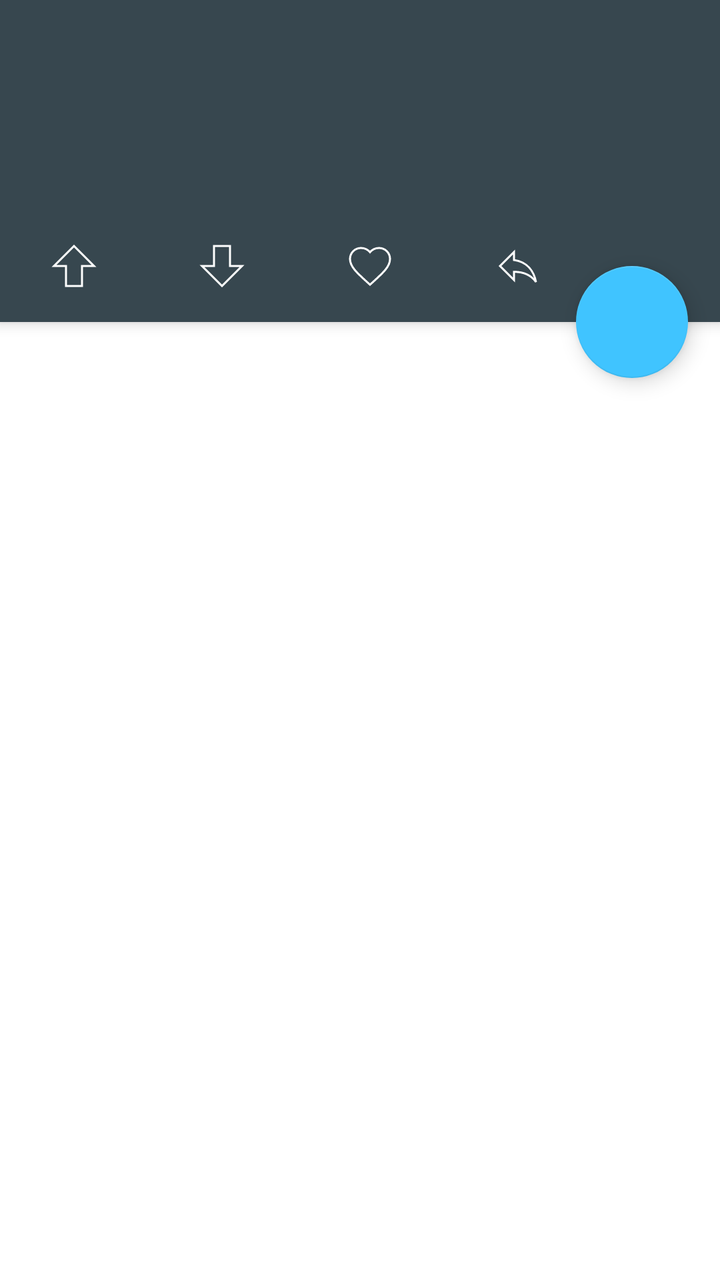
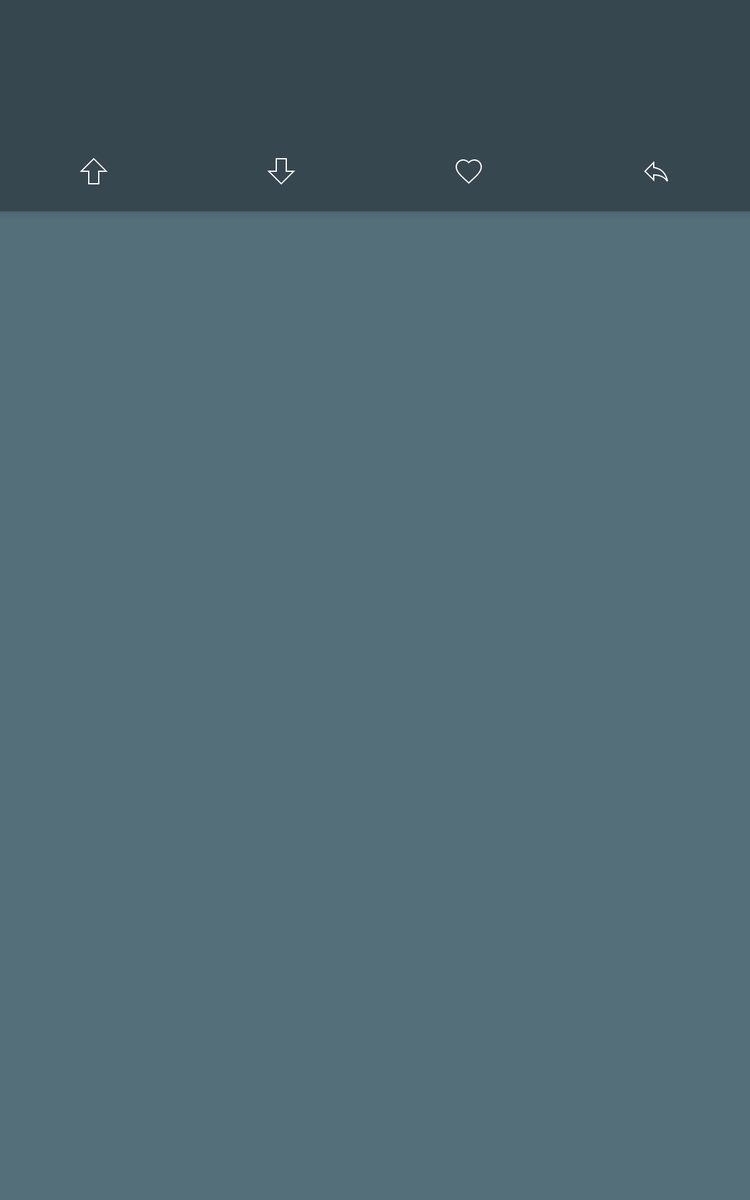

The same Android screen from two of the app's own layout files: first res/layout/ as a phone draws it, then the author's variant for another configuration, drawn on a device whose configuration selects that folder. Both files follow.
<!-- AndroidManifest.xml: activity theme AppTheme.NoActionBar -->
<!-- res/layout/activity_post_detail.xml -->
<?xml version="1.0" encoding="utf-8"?>
<android.support.v4.widget.DrawerLayout xmlns:android="http://schemas.android.com/apk/res/android"
    xmlns:app="http://schemas.android.com/apk/res-auto"
    android:id="@+id/drawer_layout"
    android:layout_width="match_parent"
    android:fitsSystemWindows="true"
    android:layout_height="match_parent">

    <android.support.design.widget.CoordinatorLayout xmlns:android="http://schemas.android.com/apk/res/android"
        xmlns:app="http://schemas.android.com/apk/res-auto"
        xmlns:tools="http://schemas.android.com/tools"
        android:id="@+id/main_content"
        android:layout_width="match_parent"
        android:layout_height="match_parent"
        tools:context="com.blongdev.sift.PostDetailActivity">

        <android.support.design.widget.AppBarLayout
            android:id="@+id/appbar"
            android:layout_width="match_parent"
            android:layout_height="wrap_content"
            android:fitsSystemWindows="true"
            android:theme="@style/AppTheme.AppBarOverlay">

            <android.support.v7.widget.Toolbar
                android:id="@+id/toolbar"
                android:layout_width="match_parent"
                android:layout_height="wrap_content"
                app:layout_scrollFlags="scroll"
                android:background="?attr/colorPrimary"
                app:popupTheme="@style/AppTheme.PopupOverlay">

                <include layout="@layout/post_detail"/>

            </android.support.v7.widget.Toolbar>

                <LinearLayout
                    android:orientation="horizontal"
                    android:layout_width="match_parent"
                    android:layout_height="?attr/actionBarSize"
                    android:paddingRight="64dp"
                    android:paddingEnd="64dp"
                    app:layout_collapseMode="pin"
                    android:gravity="center_vertical">

                    <ImageView
                        android:id="@+id/upvote"
                        android:layout_width="0dp"
                        android:layout_weight="1"
                        android:layout_height="wrap_content"
                        android:padding="8dp"
                        android:focusable="true"
                        android:background="@android:color/transparent"
                        android:src="@drawable/ic_up_arrow_white_24dp"
                        android:contentDescription="@string/upvote"
                        />

                    <ImageView
                        android:id="@+id/downvote"
                        android:layout_width="0dp"
                        android:layout_weight="1"
                        android:layout_height="wrap_content"
                        android:padding="8dp"
                        android:focusable="true"
                        android:background="@android:color/transparent"
                        android:src="@drawable/ic_down_arrow_white_24dp"
                        android:contentDescription="@string/downvote"
                        />

                    <ImageView
                        android:id="@+id/favorite"
                        android:layout_width="0dp"
                        android:layout_weight="1"
                        android:layout_height="wrap_content"
                        android:padding="8dp"
                        android:focusable="true"
                        android:background="@android:color/transparent"
                        android:src="@drawable/ic_favorite_outline_24dp"
                        android:contentDescription="@string/favorite"
                        />

                    <ImageView
                        android:id="@+id/reply"
                        android:layout_width="0dp"
                        android:layout_weight="1"
                        android:layout_height="wrap_content"
                        android:padding="8dp"
                        android:focusable="true"
                        android:background="@android:color/transparent"
                        android:contentDescription="@string/reply"
                        android:src="@drawable/ic_reply_24dp"
                        />

                </LinearLayout>

        </android.support.design.widget.AppBarLayout>

        <RelativeLayout
            android:layout_width="match_parent"
            android:layout_height="match_parent"
            android:background="@color/background"
            app:layout_behavior="@string/appbar_scrolling_view_behavior">

        <LinearLayout xmlns:android="http://schemas.android.com/apk/res/android"
            xmlns:tools="http://schemas.android.com/tools"
            android:layout_width="match_parent"
            android:layout_height="match_parent"
            android:paddingBottom="0dp"
            android:paddingLeft="0dp"
            android:paddingRight="0dp"
            android:paddingTop="0dp"
            android:orientation="vertical"
            android:clipToPadding="false"
            android:background="@color/background"
            tools:context="com.blongdev.sift.PostDetailActivity"
            android:layout_alignParentBottom="true"
            app:layout_behavior="@string/appbar_scrolling_view_behavior">

            <FrameLayout
                android:layout_width="match_parent"
                android:layout_height="match_parent">

                <FrameLayout android:id="@+id/post_detail_fragment"
                    android:layout_width="match_parent"
                    android:layout_height="match_parent"
                    android:layout_gravity="top"
                    android:animateLayoutChanges="true"
                    app:layout_behavior="@string/appbar_scrolling_view_behavior"
                    ></FrameLayout>

                <FrameLayout android:id="@+id/comments_fragment"
                    android:layout_width="match_parent"
                    android:layout_height="match_parent"
                    android:background="@android:color/white"
                    android:animateLayoutChanges="true"
                    app:layout_behavior="@string/appbar_scrolling_view_behavior"
                    ></FrameLayout>

            </FrameLayout>

        </LinearLayout>

            
                
                
                
                
                
                
                
                
                
            

        </RelativeLayout>



        <android.support.design.widget.FloatingActionButton
            android:id="@+id/fab"
            android:layout_width="wrap_content"
            android:layout_height="wrap_content"
            android:layout_margin="@dimen/fab_margin"
            app:layout_anchor="@id/appbar"
            app:layout_anchorGravity="bottom|end"
            android:contentDescription="@string/toggle_comments"
            android:focusable="true"
            android:src="@drawable/ic_forum_24dp" />

    </android.support.design.widget.CoordinatorLayout>

</android.support.v4.widget.DrawerLayout>
<!-- res/layout/post_detail.xml (included above) -->
<?xml version="1.0" encoding="utf-8"?>
<LinearLayout xmlns:android="http://schemas.android.com/apk/res/android"
    xmlns:app="http://schemas.android.com/apk/res-auto"
    android:orientation="vertical"
    android:layout_width="match_parent"
    android:layout_height="wrap_content"
    android:id="@+id/post_detail_layout"
    app:layout_scrollFlags="scroll|exitUntilCollapsed|snap">

    <LinearLayout
        android:layout_width="match_parent"
        android:layout_height="match_parent"
        android:padding="@dimen/content_spacer"
        android:layout_marginBottom="0dp"
        android:orientation="vertical">

        <LinearLayout
            android:id="@+id/post_content"
            android:layout_width="match_parent"
            android:layout_height="wrap_content"
            android:orientation="vertical">

            <RelativeLayout
                android:layout_width="wrap_content"
                android:layout_height="wrap_content">

                <TextView
                    android:id="@+id/post_username"
                    style="@style/PostUsername"
                    android:textColor="@color/secondary_text"
                    android:focusable="true"
                    />

                <TextView
                    android:id="@+id/post_subreddit"
                    style="@style/PostSubreddit"
                    android:layout_toRightOf="@id/post_username"
                    android:layout_toEndOf="@id/post_username"
                    android:focusable="true"
                    android:textColor="@color/secondary_text"
                    />

            </RelativeLayout>


            <TextView
                android:id="@+id/post_title"
                style="@style/PostTitle"
                android:layout_gravity="start"
                />

            <RelativeLayout
                android:layout_width="wrap_content"
                android:layout_height="wrap_content">

                <TextView
                    android:id="@+id/post_points"
                    style="@style/PostPoints"
                    android:textColor="@color/secondary_text"
                    />

                <TextView
                    android:id="@+id/post_comments"
                    style="@style/PostComments"
                    android:textColor="@color/secondary_text"
                    android:layout_toRightOf="@id/post_points"
                    android:layout_toEndOf="@id/post_points"
                    />

                <TextView
                    android:id="@+id/post_url"
                    style="@style/PostUrl"
                    android:textColor="@color/secondary_text"
                    android:layout_toRightOf="@id/post_comments"
                    android:layout_toEndOf="@id/post_comments"
                    />

                <TextView
                    android:id="@+id/post_age"
                    style="@style/PostAge"
                    android:textColor="@color/secondary_text"
                    android:layout_toRightOf="@id/post_url"
                    android:layout_toEndOf="@id/post_url"
                    />

            </RelativeLayout>

        </LinearLayout>


    </LinearLayout>

</LinearLayout>
<!-- resources referenced by this layout -->
<resources>
  <color name="background">#546E7A</color>
  <color name="secondary_text">#d3d3d3</color>
  <dimen name="content_spacer">8dp</dimen>
  <dimen name="fab_margin">16dp</dimen>
  <!-- drawable ic_down_arrow_white_24dp (drawable) -->
  <vector xmlns:android="http://schemas.android.com/apk/res/android"
          android:width="24dp"
          android:height="24dp"
          android:viewportWidth="24.0"
          android:viewportHeight="24.0">
      
      <path
          android:strokeColor="#FFFFFF"
          android:strokeWidth="1"
          android:pathData="M12,22l-10,-10h6v-10h8v10h6l-10,10z" />
  
  </vector>
  <!-- drawable ic_reply_24dp (drawable) -->
  <vector xmlns:android="http://schemas.android.com/apk/res/android"
          android:width="24dp"
          android:height="24dp"
          android:viewportWidth="24.0"
          android:viewportHeight="24.0">
      <path
          android:strokeColor="#FFFFFF"
          android:strokeWidth="1"
          android:pathData="M10,9V5l-7,7 7,7v-4.1c5,0 8.5,1.6 11,5.1 -1,-5 -4,-10 -11,-11z"/>
  </vector>
  <!-- drawable ic_up_arrow_white_24dp (drawable) -->
  <vector xmlns:android="http://schemas.android.com/apk/res/android"
          android:width="24dp"
          android:height="24dp"
          android:viewportWidth="24.0"
          android:viewportHeight="24.0">
  
      <path
          android:strokeColor="#FFFFFF"
          android:strokeWidth="1"
          android:pathData="M12,2l10,10h-6v10h-8v-10h-6l10,-10z"/>
  
  </vector>
  <string name="downvote">downvote</string>
  <string name="favorite">favorite</string>
  <string name="reply">Reply</string>
  <string name="toggle_comments">toggle comments</string>
  <string name="upvote">upvote</string>
  <style name="AppTheme.AppBarOverlay" parent="ThemeOverlay.AppCompat.Dark.ActionBar" />
  <style name="AppTheme.PopupOverlay" parent="ThemeOverlay.AppCompat.Light" />
  <style name="PostAge" parent="PostLower">
  
      </style>
  <style name="PostComments" parent="PostLower">
  
      </style>
  <style name="PostPoints" parent="PostUpper">
          <item name="android:textSize">16sp</item>
      </style>
  <style name="PostSubreddit" parent="PostUpper">
  
      </style>
  <style name="PostTitle" parent="PostText">
          <item name="android:textSize">18sp</item>
      </style>
  <style name="PostUrl" parent="PostLower">
  
      </style>
  <style name="PostUsername" parent="PostUpper">
  
      </style>
  <!-- from res/values-v21/ -->
  <style name="AppTheme.NoActionBar">
          <item name="windowActionBar">false</item>
          <item name="windowNoTitle">true</item>
          <item name="android:windowDrawsSystemBarBackgrounds">true</item>
          <item name="android:statusBarColor">@android:color/transparent</item>
  
          <item name="android:windowActivityTransitions">true</item>
          <item name="android:windowEnterTransition">@transition/slide</item>
          
          <item name="android:windowBackground">@color/background</item>
      </style>
  <style name="PostLower" parent="PostText">
          <item name="android:textSize">12sp</item>
          <item name="android:layout_gravity">bottom</item>
      </style>
  <style name="PostUpper" parent="PostText">
          <item name="android:textSize">14sp</item>
      </style>
  <style name="PostText" parent="@android:style/TextAppearance.Medium">
          <item name="android:gravity">left</item>
          <item name="android:fontFamily">sans-serif</item>
          <item name="android:layout_width">wrap_content</item>
          <item name="android:layout_height">wrap_content</item>
          <item name="android:layout_margin">4dp</item>
          <item name="android:layout_gravity">center</item>
      </style>
</resources>
<!-- res/layout-sw600dp/activity_post_detail.xml (the author's variant of the layout above) -->
<!-- drawn on a 7-inch tablet held upright -->
<?xml version="1.0" encoding="utf-8"?>
<android.support.v4.widget.DrawerLayout xmlns:android="http://schemas.android.com/apk/res/android"
    xmlns:app="http://schemas.android.com/apk/res-auto"
    android:id="@+id/drawer_layout"
    android:layout_width="match_parent"
    android:fitsSystemWindows="true"
    android:layout_height="match_parent">

    <android.support.design.widget.CoordinatorLayout xmlns:android="http://schemas.android.com/apk/res/android"
        xmlns:app="http://schemas.android.com/apk/res-auto"
        xmlns:tools="http://schemas.android.com/tools"
        android:id="@+id/main_content"
        android:layout_width="match_parent"
        android:layout_height="match_parent"
        android:background="@color/background"
        tools:context="com.blongdev.sift.PostDetailActivity">

        <android.support.design.widget.AppBarLayout
            android:id="@+id/appbar"
            android:layout_width="match_parent"
            android:layout_height="wrap_content"
            android:fitsSystemWindows="true"
            android:theme="@style/AppTheme.AppBarOverlay">


            <android.support.v7.widget.Toolbar
                android:id="@+id/toolbar"
                android:layout_width="match_parent"
                android:layout_height="wrap_content"
                app:layout_scrollFlags="scroll"
                android:background="?attr/colorPrimary"
                app:popupTheme="@style/AppTheme.PopupOverlay">

                <include layout="@layout/post_detail"/>

            </android.support.v7.widget.Toolbar>


            <LinearLayout
                android:orientation="horizontal"
                android:layout_width="match_parent"
                android:layout_height="?attr/actionBarSize"
                app:layout_collapseMode="pin"
                android:gravity="center_vertical">

                <ImageView
                    android:id="@+id/upvote"
                    android:layout_width="0dp"
                    android:layout_weight="1"
                    android:layout_height="wrap_content"
                    android:padding="8dp"
                    android:focusable="true"
                    android:background="@android:color/transparent"
                    android:src="@drawable/ic_up_arrow_white_24dp"
                    android:contentDescription="@string/upvote"
                    />

                <ImageView
                    android:id="@+id/downvote"
                    android:layout_width="0dp"
                    android:layout_weight="1"
                    android:layout_height="wrap_content"
                    android:padding="8dp"
                    android:focusable="true"
                    android:background="@android:color/transparent"
                    android:src="@drawable/ic_down_arrow_white_24dp"
                    android:contentDescription="@string/downvote"
                    />

                <ImageView
                    android:id="@+id/favorite"
                    android:layout_width="0dp"
                    android:layout_weight="1"
                    android:layout_height="wrap_content"
                    android:padding="8dp"
                    android:focusable="true"
                    android:background="@android:color/transparent"
                    android:src="@drawable/ic_favorite_outline_24dp"
                    android:contentDescription="@string/favorite"
                    />

                <ImageView
                    android:id="@+id/reply"
                    android:layout_width="0dp"
                    android:layout_weight="1"
                    android:layout_height="wrap_content"
                    android:padding="8dp"
                    android:focusable="true"
                    android:background="@android:color/transparent"
                    android:contentDescription="@string/reply"
                    android:src="@drawable/ic_reply_24dp"
                    />

            </LinearLayout>

        </android.support.design.widget.AppBarLayout>

        <RelativeLayout
            android:layout_width="match_parent"
            android:layout_height="match_parent"
            android:background="@color/background"
            app:layout_behavior="@string/appbar_scrolling_view_behavior">

        <LinearLayout xmlns:android="http://schemas.android.com/apk/res/android"
            xmlns:tools="http://schemas.android.com/tools"
            android:layout_width="match_parent"
            android:layout_height="match_parent"
            android:paddingBottom="0dp"
            android:paddingLeft="0dp"
            android:paddingRight="0dp"
            android:paddingTop="0dp"
            android:orientation="vertical"
            android:clipToPadding="false"
            android:background="@color/background"
            tools:context="com.blongdev.sift.PostDetailActivity"
            app:layout_behavior="@string/appbar_scrolling_view_behavior">

            <LinearLayout
                android:layout_width="match_parent"
                android:layout_height="match_parent"
                android:orientation="horizontal"
                app:layout_behavior="@string/appbar_scrolling_view_behavior">

                <FrameLayout android:id="@+id/post_detail_fragment"
                    android:layout_width="0dp"
                    android:layout_weight="1"
                    android:layout_height="match_parent"
                    android:layout_gravity="top"
                    android:animateLayoutChanges="true"
                    android:background="@color/background"
                    app:layout_behavior="@string/appbar_scrolling_view_behavior"
                    ></FrameLayout>

                <FrameLayout android:id="@+id/comments_fragment"
                    android:layout_width="0dp"
                    android:layout_weight="1"
                    android:layout_height="match_parent"
                    android:background="@color/background"
                    android:animateLayoutChanges="true"
                    app:layout_behavior="@string/appbar_scrolling_view_behavior"
                    ></FrameLayout>

            </LinearLayout>

            <FrameLayout
                android:id="@+id/tablet"
                android:layout_width="match_parent"
                android:layout_height="match_parent"></FrameLayout>

        </LinearLayout>

            
                
                
                
                
                
                
                
                
                
            

        </RelativeLayout>



        
            
            
            
            
            
            
            
            
            

    </android.support.design.widget.CoordinatorLayout>

    
        
        
        
        
        
        
        
        

</android.support.v4.widget.DrawerLayout>
<!-- resources referenced by the variant -->
<!-- as a 7-inch tablet held upright resolves them -->
<resources>
  <color name="background">#546E7A</color>
  <color name="secondary_text">#d3d3d3</color>
  <dimen name="content_spacer">8dp</dimen>
  <!-- drawable ic_down_arrow_white_24dp (drawable) -->
  <vector xmlns:android="http://schemas.android.com/apk/res/android"
          android:width="24dp"
          android:height="24dp"
          android:viewportWidth="24.0"
          android:viewportHeight="24.0">
      
      <path
          android:strokeColor="#FFFFFF"
          android:strokeWidth="1"
          android:pathData="M12,22l-10,-10h6v-10h8v10h6l-10,10z" />
  
  </vector>
  <!-- drawable ic_reply_24dp (drawable) -->
  <vector xmlns:android="http://schemas.android.com/apk/res/android"
          android:width="24dp"
          android:height="24dp"
          android:viewportWidth="24.0"
          android:viewportHeight="24.0">
      <path
          android:strokeColor="#FFFFFF"
          android:strokeWidth="1"
          android:pathData="M10,9V5l-7,7 7,7v-4.1c5,0 8.5,1.6 11,5.1 -1,-5 -4,-10 -11,-11z"/>
  </vector>
  <!-- drawable ic_up_arrow_white_24dp (drawable) -->
  <vector xmlns:android="http://schemas.android.com/apk/res/android"
          android:width="24dp"
          android:height="24dp"
          android:viewportWidth="24.0"
          android:viewportHeight="24.0">
  
      <path
          android:strokeColor="#FFFFFF"
          android:strokeWidth="1"
          android:pathData="M12,2l10,10h-6v10h-8v-10h-6l10,-10z"/>
  
  </vector>
  <string name="downvote">downvote</string>
  <string name="favorite">favorite</string>
  <string name="reply">Reply</string>
  <string name="upvote">upvote</string>
  <style name="AppTheme.AppBarOverlay" parent="ThemeOverlay.AppCompat.Dark.ActionBar" />
  <style name="AppTheme.PopupOverlay" parent="ThemeOverlay.AppCompat.Light" />
  <style name="PostAge" parent="PostLower">
  
      </style>
  <style name="PostComments" parent="PostLower">
  
      </style>
  <style name="PostPoints" parent="PostUpper">
          <item name="android:textSize">16sp</item>
      </style>
  <style name="PostSubreddit" parent="PostUpper">
  
      </style>
  <style name="PostTitle" parent="PostText">
          <item name="android:textSize">18sp</item>
      </style>
  <style name="PostUrl" parent="PostLower">
  
      </style>
  <style name="PostUsername" parent="PostUpper">
  
      </style>
  <!-- from res/values-v21/ -->
  <style name="AppTheme.NoActionBar">
          <item name="windowActionBar">false</item>
          <item name="windowNoTitle">true</item>
          <item name="android:windowDrawsSystemBarBackgrounds">true</item>
          <item name="android:statusBarColor">@android:color/transparent</item>
  
          <item name="android:windowActivityTransitions">true</item>
          <item name="android:windowEnterTransition">@transition/slide</item>
          
          <item name="android:windowBackground">@color/background</item>
      </style>
  <style name="PostLower" parent="PostText">
          <item name="android:textSize">12sp</item>
          <item name="android:layout_gravity">bottom</item>
      </style>
  <style name="PostUpper" parent="PostText">
          <item name="android:textSize">14sp</item>
      </style>
  <style name="PostText" parent="@android:style/TextAppearance.Medium">
          <item name="android:gravity">left</item>
          <item name="android:fontFamily">sans-serif</item>
          <item name="android:layout_width">wrap_content</item>
          <item name="android:layout_height">wrap_content</item>
          <item name="android:layout_margin">4dp</item>
          <item name="android:layout_gravity">center</item>
      </style>
</resources>
